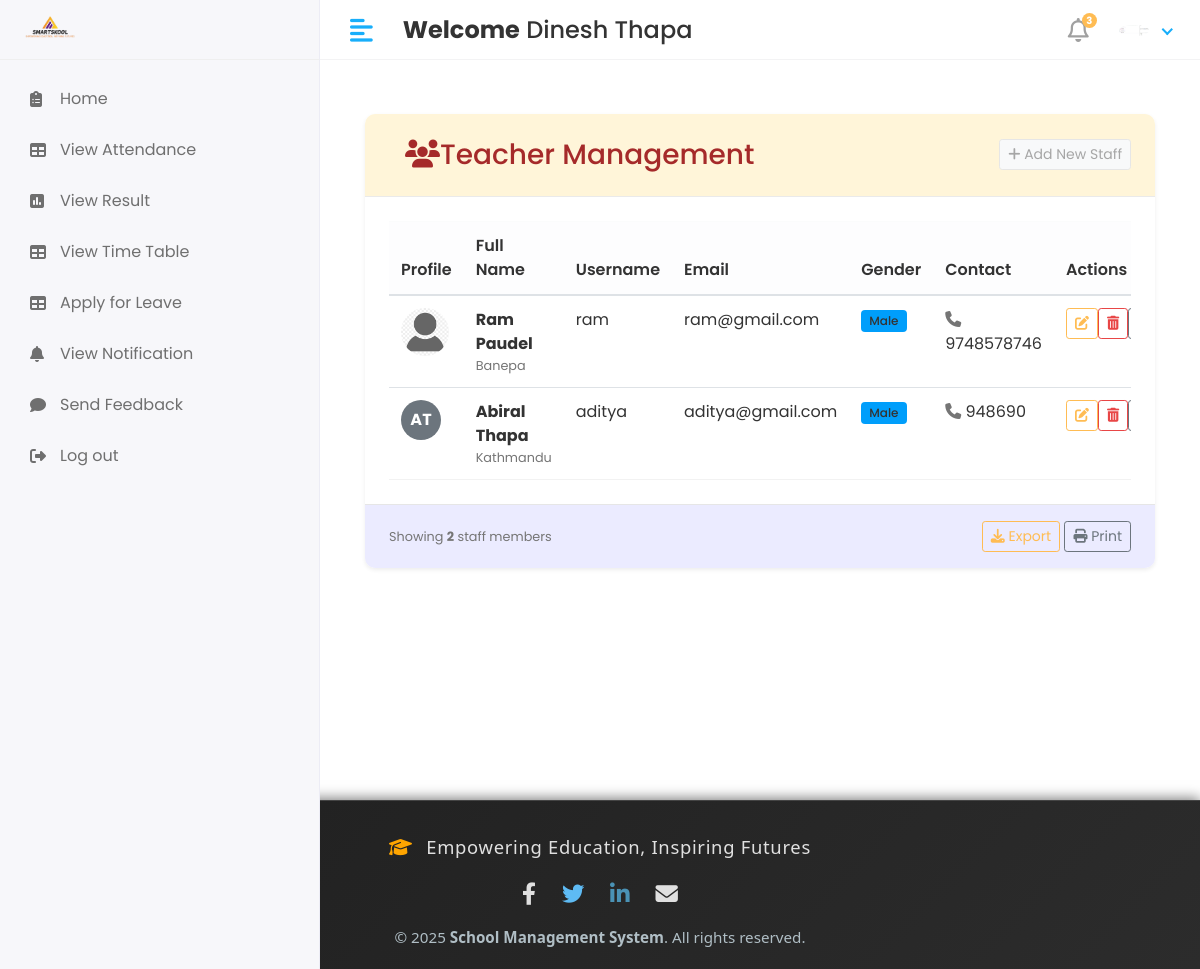
The app's page /Hod/Staff/view (signed in) with its own data.
### app/models.py (models this page shows, shortened)
class CustomUser(AbstractUser):
   USER= (
      (1,'hod'),
      (2,'staff'),
      (3,'student'),
    )
   user_type=models.CharField(choices=USER,max_length=50,default=1)
   profile_pic = models.ImageField(upload_to='media/profile_pics')

class staff(models.Model):
    admin = models.OneToOneField(CustomUser, on_delete=models.DO_NOTHING)
    address = models.TextField()
    gender = models.CharField(max_length=10)
    phone_number = models.TextField()
    created_at = models.DateField(auto_now_add=True)
    updated_at = models.DateField(auto_now=True)

### school_management_system/Hod_Views.py (the view)
# urls.py: path('Hod/Staff/view',Hod_Views.view_staff,name='view_staff'),
@login_required(login_url='/')
def view_staff(request):
    staff_members = staff.objects.all()
    context = {
        'staff_members': staff_members,
    }
    return render(request, 'Hod/view_staff.html',context)

### templates/Hod/view_staff.html (shortened to what this page needs)
{% extends 'base.html' %}
{% block content %}
<div class="container-fluid py-4">
    <div class="row mb-4">
        <div class="col-12">
            <div class="card shadow-sm">
                <div class="card-header bg-primary text-white">
                    <div class="d-flex justify-content-between align-items-center">
                        <h3 class="mb-0 px-3 py-2 rounded" style="color: brown;">
                            <i class="fas fa-users me-2"></i>Teacher Management
                        </h3>
                        <a href="{% url 'add_staff' %}" class="btn btn-light btn-sm">
                            <i class="fas fa-plus me-1"></i> Add New Staff
                        </a>
                    </div>
                </div>
                <div class="card-body">
                    <div class="table-responsive">
                        <table id="staffTable" class="table table-hover align-middle" style="width:100%">
                            <thead class="table-light">
                                <tr>
                                    <th width="60px">Profile</th>
                                    <th>Full Name</th>
                                    <th>Username</th>
                                    <th>Email</th>
                                    <th>Gender</th>
                                    <th>Contact</th>
                                    <th>Actions</th>
                                </tr>
                            </thead>
                            <tbody>
                                {% for staff in staff_members %}
                                <tr>
                                    <td>
                                        <div class="avatar avatar-md">
                                            {% if staff.admin.profile_pic %}
                                                <img src="{{ staff.admin.profile_pic.url }}" class="rounded-circle" alt="Profile" width="40" height="40">
                                            {% else %}
                                                <div class="avatar-initials bg-secondary text-white rounded-circle d-flex align-items-center justify-content-center" style="width:40px;height:40px">
                                                    {{ staff.admin.first_name|first }}{{ staff.admin.last_name|first }}
                                                </div>
                                            {% endif %}
                                        </div>
                                    </td>
                                    <td>
                                        <strong>{{ staff.admin.first_name }} {{ staff.admin.last_name }}</strong>
                                        <div class="text-muted small">{{ staff.address|truncatechars:30 }}</div>
                                    </td>
                                    <td>{{ staff.admin.username }}</td>
                                    <td>{{ staff.admin.email }}</td>
                                    <td>
                                        <span class="badge bg-{% if staff.gender == 'Male' %}info{% else %}warning{% endif %}">
                                            {{ staff.gender }}
                                        </span>
                                    </td>
                                    <td>
                                        <i class="fas fa-phone me-1 text-muted"></i> {{ staff.phone_number }}
                                    </td>
                                    <td>
                                        <div class="d-flex gap-2">
                                            <a href="{% url 'edit_staff' staff.id %}" class="btn btn-sm btn-outline-primary" data-bs-toggle="tooltip" title="Edit">
                                                <i class="fas fa-edit"></i>
                                            </a>
                                            <a href="{% url 'delete_staff' staff.admin.id %}" class="btn btn-sm btn-outline-danger" onclick="return confirm('Are you sure you want to delete this staff member?');" data-bs-toggle="tooltip" title="Delete">
                                                <i class="fas fa-trash-alt"></i>
                                            </a>
                                            <button class="btn btn-sm btn-outline-secondary" data-bs-toggle="modal" data-bs-target="#detailModal{{ staff.id }}" title="View Details">
                                            </button>
                                        </div>
                                    </td>
                                </tr>
                                {% endfor %}
                            </tbody>
                        </table>
                    </div>
                </div>
                <div class="card-footer bg-light">
                    <div class="d-flex justify-content-between align-items-center">
                        <div class="text-muted small">
                            Showing <strong>{{ staff_members.count }}</strong> staff members
                        </div>
                        <div>
                            <button class="btn btn-sm btn-outline-primary me-2">
                                <i class="fas fa-download me-1"></i> Export
                            </button>
                            <button class="btn btn-sm btn-outline-secondary">
                                <i class="fas fa-print me-1"></i> Print
                            </button>
                        </div>
                    </div>
                </div>
            </div>
        </div>
    </div>
</div>
{% endblock %}

### templates/includes/header.html (shortened to what this page needs)
{% load static %}
<div class="header">
    {% if user.user_type == '1' %}
            <div class="header-left">
               <a href="" class="logo">
               <img src="{% static 'assets/img/logo1.png'%}" alt="Logo" width="80" height="80">
               </a>
               <a href="index.html" class="logo logo-small">
               <img src="{% static 'assets/img/logo1.png'%}" alt="Logo" width="80" height="80">
               </a>
            </div>
            <a href="javascript:void(0);" id="toggle_btn">
            <i class="fas fa-align-left"></i>
            </a>
            <div class="top-nav-search mt-3" >
               <h4><strong>Welcome</strong>&nbsp;<span>{{user.first_name}} {{user.last_name}}</span></h4>
            </div>
            <a class="mobile_btn" id="mobile_btn">
            <i class="fas fa-bars"></i>
            </a>
            <ul class="nav user-menu">
               <li class="nav-item dropdown noti-dropdown">
                  <a href="#" class="dropdown-toggle nav-link" data-toggle="dropdown">
                  <i class="far fa-bell"></i> <span class="badge badge-pill">3</span>
                  </a>
                  <div class="dropdown-menu notifications">
                     <div class="topnav-dropdown-header">
                        <span class="notification-title">Notifications</span>
                        <a href="javascript:void(0)" class="clear-noti"> Clear All </a>
                     </div>
                     <div class="noti-content">
                        <ul class="notification-list">
                           <li class="notification-message">
                              <a href="#">
                                 <div class="media">
                                    <span class="avatar avatar-sm">
                                    <img class="avatar-img rounded-circle" alt="User Image" src="{{ user.profile.profile_pic.url }}">
                                    </span>
                                    <div class="media-body">
                                       <p class="noti-details"><span class="noti-title">Carlson Tech</span> has approved <span class="noti-title">your estimate</span></p>
                                       <p class="noti-time"><span class="notification-time">4 mins ago</span></p>
                                    </div>
                                 </div>
                              </a>
                           </li>
                           <li class="notification-message">
                              <a href="#">
                                 <div class="media">
                                    <span class="avatar avatar-sm">
                                    <img class="avatar-img rounded-circle" alt="User Image" src="{% static 'assets/img/profiles/avatar-11.jpg'%}">
                                    </span>
                                    <div class="media-body">
                                       <p class="noti-details"><span class="noti-title">International Software Inc</span> has sent you a invoice in the amount of <span class="noti-title">$218</span></p>
                                       <p class="noti-time"><span class="notification-time">6 mins ago</span></p>
                                    </div>
                                 </div>
                              </a>
                           </li>
                           <li class="notification-message">
                              <a href="#">
                                 <div class="media">
                                    <span class="avatar avatar-sm">
                                    <img class="avatar-img rounded-circle" alt="User Image" src="{% static 'assets/img/profiles/avatar-17.jpg'%}">
                                    </span>
                                    <div class="media-body">
                                       <p class="noti-details"><span class="noti-title">John Hendry</span> sent a cancellation request <span class="noti-title">Apple iPhone XR</span></p>
                                       <p class="noti-time"><span class="notification-time">8 mins ago</span></p>
                                    </div>
                                 </div>
                              </a>
                           </li>
                           <li class="notification-message">
                              <a href="#">
                                 <div class="media">
                                    <span class="avatar avatar-sm">
                                    <img class="avatar-img rounded-circle" alt="User Image" src="{% static 'assets/img/profiles/avatar-13.jpg'%}">
                                    </span>
                                    <div class="media-body">
                                       <p class="noti-details"><span class="noti-title">Mercury Software Inc</span> added a new product <span class="noti-title">Apple MacBook Pro</span></p>
                                       <p class="noti-time"><span class="notification-time">12 mins ago</span></p>
                                    </div>
                                 </div>
                              </a>
                           </li>
                        </ul>
                     </div>
                     <div class="topnav-dropdown-footer">
                        <a href="#">View all Notifications</a>
                     </div>
                  </div>
               </li>
               <li class="nav-item dropdown has-arrow">
                  <a href="#" class="dropdown-toggle nav-link" data-toggle="dropdown">
                    <span class="user-img">
                     {% if user.profile_pic and user.profile_pic.url %}
                        <span class="user-img">
                           <img class="rounded-circle" src="{{ user.profile_pic.url }}" width="30" alt="Profile">
                           <span class="status online"></span>
                        </span>
                     {% else %}
                        <span class="user-img">
                           <img class="rounded-circle" src="{% static 'assets/img/noimg.png' %}" width="30" alt="Profile">
                           <span class="status online"></span>
                        </span>
                     {% endif %}
                                 </span>
                  </a>
                  <div class="dropdown-menu">
                     <div class="user-header">
                        <div class="avatar avatar-sm">
                           {% if user.profile_pic and user.profile_pic.url %}
                              <img src="{{ user.profile_pic.url }}" alt="User Image" class="avatar-img rounded-circle">
                           {% else %}
                              <img src="{% static 'assets/img/noimg.png' %}" alt="User Image" class="avatar-img rounded-circle">
                           {% endif %}
                        </div>
                        <div class="user-text">
                           <h6>{{user.first_name}}&nbsp; {{user.last_name}}</h6>
                           {% if user.user_type == '1' %}
                           <p class="text-muted mb-0">HOD</p>
                           {%elif user.user_type == '2' %}
                           <p class="text-muted mb-0">Staff</p>
                           {%else%}
                           <p class="text-muted mb-0">Student</p>
                           {%endif%}
                        </div>
                     </div>
                     <a class="dropdown-item" href="#">My Profile</a>
                     <a class="dropdown-item" href="inbox.html">Inbox</a>
                     <a class="dropdown-item" href={% url 'logout' %}>Logout</a>
                  </div>
               </li>
            </ul>
         {%else%}
         <div class="header-left">
              <a href="" class="logo">
               <img src="{% static 'assets/img/logo1.png'%}" alt="Logo" width="80" height="80">
               </a>
            </div>
            <a href="javascript:void(0);" id="toggle_btn">
            <i class="fas fa-align-left"></i>
            </a>
            <div class="top-nav-search mt-3" >
               <h4><strong>Welcome</strong>&nbsp;<span>{{user.first_name}} {{user.last_name}}</span></h4>
            </div>
            <ul class="nav user-menu">
               <li class="nav-item dropdown noti-dropdown">
                  <a href="#" class="dropdown-toggle nav-link" data-toggle="dropdown">
                  <i class="far fa-bell"></i> <span class="badge badge-pill">3</span>
                  </a>
               </li>
               <li class="nav-item dropdown has-arrow">
                  <a href="#" class="dropdown-toggle nav-link" data-toggle="dropdown">
                    <span class="user-img">
                     {% if user.profile_pic and user.profile_pic.url %}
                        <span class="user-img">
                           <img class="rounded-circle" src="{{ user.profile_pic.url }}" width="30" alt="Profile">
                        </span>
                     {% else %}
                        <span class="user-img">
                           <img class="rounded-circle" src="{% static 'assets/img/noimg.png' %}" width="30" alt="Profile">
                           <span class="status online"></span>
                        </span>
                     {% endif %}
                                 </span>
                  </a>
               </li>
            </ul>
         {% endif %}
</div>

### records on screen
CustomUser: first_name "Dinesh", last_name "Thapa", profile_pic (picture)
staff: admin.profile_pic (placeholder picture), admin.first_name "Ram", admin.last_name "Paudel", address "Banepa", admin.username "ram", admin.email "ram@gmail.com", gender "Male", phone_number "9748578746"
staff: admin.first_name|first "A", admin.last_name|first "T", admin.first_name "Abiral", admin.last_name "Thapa", address "Kathmandu", admin.username "aditya", admin.email "aditya@gmail.com", gender "Male", phone_number "948690"

### other values on screen
{{ staff_members.count }} "2"
